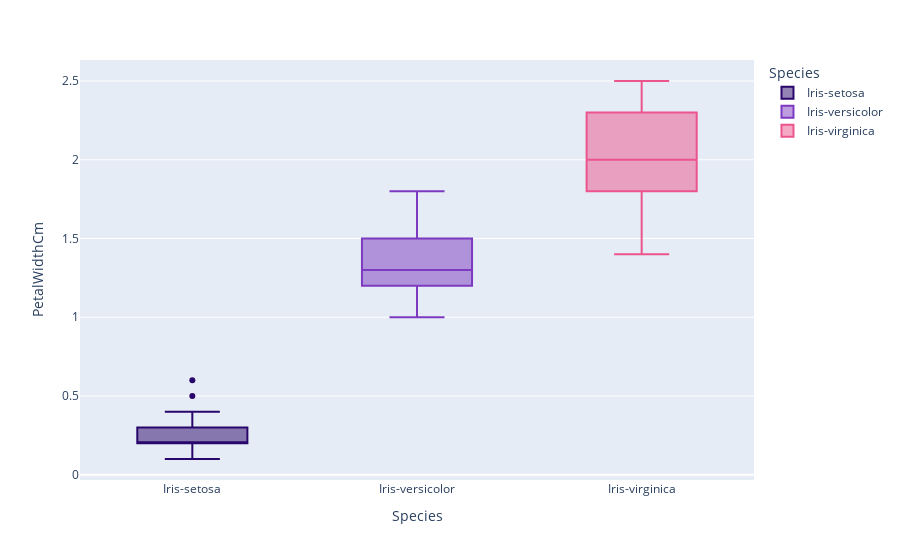

Notebook code cell kept with this figure:
### Code cell
fig = px.box(data_frame=iris, x='Species',y='PetalWidthCm',color='Species',color_discrete_sequence=['#29066B','#7D3AC1','#EB548C'],orientation='v')
fig.show()

### Figure 1 — Plotly figure (JSON) as saved in the notebook; plotly's stock layout.template omitted (floating-point values rounded to 4 significant figures)
{"data": [{"alignmentgroup": "True", "hovertemplate": "Species=%{x}<br>PetalWidthCm=%{y}<extra></extra>", "legendgroup": "Iris-setosa", "marker": {"color": "#29066B"}, "name": "Iris-setosa", "notched": false, "offsetgroup": "Iris-setosa", "orientation": "v", "showlegend": true, "type": "box", "x": ["Iris-setosa", "Iris-setosa", "Iris-setosa", "Iris-setosa", "Iris-setosa", "Iris-setosa", "Iris-setosa", "Iris-setosa", "Iris-setosa", "Iris-setosa", "Iris-setosa", "Iris-setosa", "Iris-setosa", "Iris-setosa", "Iris-setosa", "Iris-setosa", "Iris-setosa", "Iris-setosa", "Iris-setosa", "Iris-setosa", "Iris-setosa", "Iris-setosa", "Iris-setosa", "Iris-setosa", "Iris-setosa", "Iris-setosa", "Iris-setosa", "Iris-setosa", "Iris-setosa", "Iris-setosa", "Iris-setosa", "Iris-setosa", "Iris-setosa", "Iris-setosa", "Iris-setosa", "Iris-setosa", "Iris-setosa", "Iris-setosa", "Iris-setosa", "Iris-setosa", "Iris-setosa", "Iris-setosa", "Iris-setosa", "Iris-setosa", "Iris-setosa", "Iris-setosa", "Iris-setosa", "Iris-setosa", "Iris-setosa", "Iris-setosa"], "x0": " ", "xaxis": "x", "y": [0.2, 0.2, 0.2, 0.2, 0.2, 0.4, 0.3, 0.2, 0.2, 0.1, 0.2, 0.2, 0.1, 0.1, 0.2, 0.4, 0.4, 0.3, 0.3, 0.3, 0.2, 0.4, 0.2, 0.5, 0.2, 0.2, 0.4, 0.2, 0.2, 0.2, 0.2, 0.4, 0.1, 0.2, 0.1, 0.2, 0.2, 0.1, 0.2, 0.2, 0.3, 0.3, 0.2, 0.6, 0.4, 0.3, 0.2, 0.2, 0.2, 0.2], "y0": " ", "yaxis": "y"}, {"alignmentgroup": "True", "hovertemplate": "Species=%{x}<br>PetalWidthCm=%{y}<extra></extra>", "legendgroup": "Iris-versicolor", "marker": {"color": "#7D3AC1"}, "name": "Iris-versicolor", "notched": false, "offsetgroup": "Iris-versicolor", "orientation": "v", "showlegend": true, "type": "box", "x": ["Iris-versicolor", "Iris-versicolor", "Iris-versicolor", "Iris-versicolor", "Iris-versicolor", "Iris-versicolor", "Iris-versicolor", "Iris-versicolor", "Iris-versicolor", "Iris-versicolor", "Iris-versicolor", "Iris-versicolor", "Iris-versicolor", "Iris-versicolor", "Iris-versicolor", "Iris-versicolor", "Iris-versicolor", "Iris-versicolor", "Iris-versicolor", "Iris-versicolor", "Iris-versicolor", "Iris-versicolor", "Iris-versicolor", "Iris-versicolor", "Iris-versicolor", "Iris-versicolor", "Iris-versicolor", "Iris-versicolor", "Iris-versicolor", "Iris-versicolor", "Iris-versicolor", "Iris-versicolor", "Iris-versicolor", "Iris-versicolor", "Iris-versicolor", "Iris-versicolor", "Iris-versicolor", "Iris-versicolor", "Iris-versicolor", "Iris-versicolor", "Iris-versicolor", "Iris-versicolor", "Iris-versicolor", "Iris-versicolor", "Iris-versicolor", "Iris-versicolor", "Iris-versicolor", "Iris-versicolor", "Iris-versicolor", "Iris-versicolor"], "x0": " ", "xaxis": "x", "y": [1.4, 1.5, 1.5, 1.3, 1.5, 1.3, 1.6, 1, 1.3, 1.4, 1, 1.5, 1, 1.4, 1.3, 1.4, 1.5, 1, 1.5, 1.1, 1.8, 1.3, 1.5, 1.2, 1.3, 1.4, 1.4, 1.7, 1.5, 1, 1.1, 1, 1.2, 1.6, 1.5, 1.6, 1.5, 1.3, 1.3, 1.3, 1.2, 1.4, 1.2, 1, 1.3, 1.2, 1.3, 1.3, 1.1, 1.3], "y0": " ", "yaxis": "y"}, {"alignmentgroup": "True", "hovertemplate": "Species=%{x}<br>PetalWidthCm=%{y}<extra></extra>", "legendgroup": "Iris-virginica", "marker": {"color": "#EB548C"}, "name": "Iris-virginica", "notched": false, "offsetgroup": "Iris-virginica", "orientation": "v", "showlegend": true, "type": "box", "x": ["Iris-virginica", "Iris-virginica", "Iris-virginica", "Iris-virginica", "Iris-virginica", "Iris-virginica", "Iris-virginica", "Iris-virginica", "Iris-virginica", "Iris-virginica", "Iris-virginica", "Iris-virginica", "Iris-virginica", "Iris-virginica", "Iris-virginica", "Iris-virginica", "Iris-virginica", "Iris-virginica", "Iris-virginica", "Iris-virginica", "Iris-virginica", "Iris-virginica", "Iris-virginica", "Iris-virginica", "Iris-virginica", "Iris-virginica", "Iris-virginica", "Iris-virginica", "Iris-virginica", "Iris-virginica", "Iris-virginica", "Iris-virginica", "Iris-virginica", "Iris-virginica", "Iris-virginica", "Iris-virginica", "Iris-virginica", "Iris-virginica", "Iris-virginica", "Iris-virginica", "Iris-virginica", "Iris-virginica", "Iris-virginica", "Iris-virginica", "Iris-virginica", "Iris-virginica", "Iris-virginica", "Iris-virginica", "Iris-virginica", "Iris-virginica"], "x0": " ", "xaxis": "x", "y": [2.5, 1.9, 2.1, 1.8, 2.2, 2.1, 1.7, 1.8, 1.8, 2.5, 2, 1.9, 2.1, 2, 2.4, 2.3, 1.8, 2.2, 2.3, 1.5, 2.3, 2, 2, 1.8, 2.1, 1.8, 1.8, 1.8, 2.1, 1.6, 1.9, 2, 2.2, 1.5, 1.4, 2.3, 2.4, 1.8, 1.8, 2.1, 2.4, 2.3, 1.9, 2.3, 2.5, 2.3, 1.9, 2, 2.3, 1.8], "y0": " ", "yaxis": "y"}], "layout": {"boxmode": "overlay", "legend": {"title": {"text": "Species"}, "tracegroupgap": 0}, "margin": {"t": 60}, "xaxis": {"anchor": "y", "categoryarray": ["Iris-setosa", "Iris-versicolor", "Iris-virginica"], "categoryorder": "array", "domain": [0, 1], "title": {"text": "Species"}}, "yaxis": {"anchor": "x", "domain": [0, 1], "title": {"text": "PetalWidthCm"}}}}
